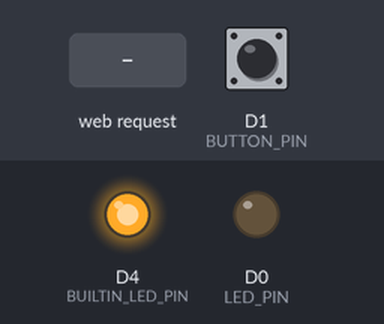
This sketch was run on a simulated ESP8266 (NodeMCU). On the bench: output pins drawn as LEDs (lit = HIGH). Inputs (shaded band) come from the test bench; at power-on: D1 (BUTTON_PIN) HIGH. WiFi joins after 1.5 s; servers stay silent unless stated; what the sketch prints to the serial monitor is not drawn.

Above: at 4.8 s.
4.9 s: HTTP request GET /led/on received
At 5.8 s:
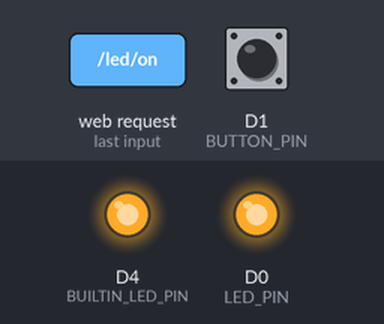
6.4 s: HTTP request GET /builtin/on received
At 6.9 s:
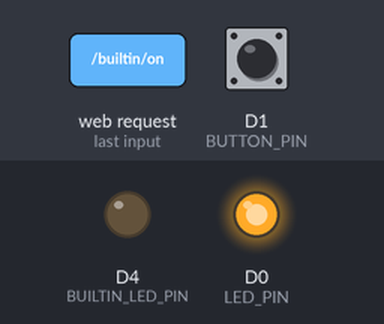
9.5 s: HTTP request GET /led/off received
At 10.5 s:
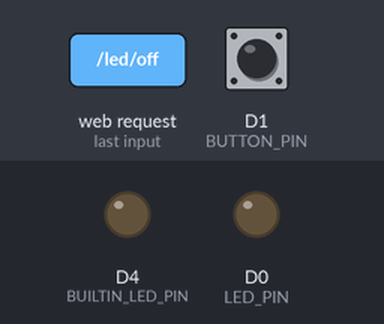
11.0 s: HTTP request GET /led/toggle received
At 11.6 s:
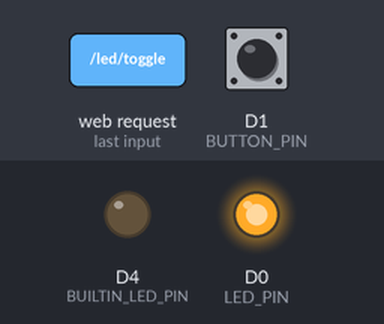
Timing chart, 0 to 13.5 s (numbered marks = the images above; inputs shaded):
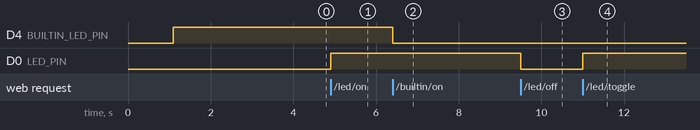

Measured:
- after the input at 4.9 s, D0 (LED_PIN): LOW → HIGH at once
- after the input at 6.4 s, D4 (BUILTIN_LED_PIN): HIGH → LOW at once
- after the input at 9.5 s, D0 (LED_PIN): HIGH → LOW at once
- after the input at 11.0 s, D0 (LED_PIN): LOW → HIGH at once

The sketch:

arduino_http_server.ino
```cpp
#include <ESP8266WiFi.h>
#include <ESP8266WebServer.h>
#include <DHT.h>

// WiFi credentials
const char* ssid = "Mimi";
const char* password = "mimimimi1";

// Server on port 8080
ESP8266WebServer server(8080);

// Pin configuration
const int LED_PIN = D0;  // GPIO16 - External LED
// Use the predefined LED_BUILTIN macro for the built-in LED
const int BUILTIN_LED_PIN = LED_BUILTIN;  // Ensures compatibility with the board
const int BUTTON_PIN = D1;  // GPIO5
const int DHTPIN = D11;  // Pin connected to the DHT sensor
const int DHTTYPE = DHT11;
DHT dht(DHTPIN, DHTTYPE);

// Define calibration offsets for temperature and humidity
const float TEMP_OFFSET = 1.2;  // Adjusted to match thermometer
const float HUMIDITY_OFFSET = 5.0;  // Adjusted to match thermometer

void setup() {
  Serial.begin(115200);
  delay(100);

  pinMode(LED_PIN, OUTPUT);
  pinMode(BUILTIN_LED_PIN, OUTPUT); // Initialize the built-in LED as an output

  // Test the built-in LED
  digitalWrite(BUILTIN_LED_PIN, LOW);  // Turn ON the LED (active LOW)
  delay(1000);
  digitalWrite(BUILTIN_LED_PIN, HIGH); // Turn OFF the LED
  delay(1000);

  digitalWrite(LED_PIN, LOW);
  digitalWrite(BUILTIN_LED_PIN, HIGH); // Off by default (active LOW)

  // Connect to WiFi
  connectToWiFi();

  // Initialize DHT sensor
  dht.begin();
  Serial.println("DHT sensor initialized on D11");

  // Define HTTP routes
  setupRoutes();

  // Start server
  server.begin();
  Serial.println("HTTP Server started on port 8080");
}

void loop() {
  server.handleClient();

  // Button debounce logic
  static unsigned long lastPress = 0;
  if (digitalRead(BUTTON_PIN) == LOW) {
    unsigned long currentTime = millis();
    if (currentTime - lastPress > 200) { // 200ms debounce
      Serial.println("Button pressed!");
      lastPress = currentTime;
    }
  }
}

void connectToWiFi() {
  Serial.println();
  Serial.print("Connecting to WiFi: ");
  Serial.println(ssid);

  WiFi.begin(ssid, password);

  int attempts = 0;
  while (WiFi.status() != WL_CONNECTED && attempts < 20) {
    delay(500);
    Serial.print(".");
    attempts++;
  }

  if (WiFi.status() == WL_CONNECTED) {
    Serial.println();
    Serial.println("WiFi connected!");
    Serial.print("IP address: ");
    Serial.println(WiFi.localIP());
  } else {
    Serial.println();
    Serial.println("Failed to connect to WiFi");
  }
}

void setupRoutes() {
  // GET /status - returns current state
  server.on("/status", HTTP_GET, []() {
    String ledState = digitalRead(LED_PIN) ? "ON" : "OFF";
    String buttonState = digitalRead(BUTTON_PIN) ? "RELEASED" : "PRESSED";
    String builtinLedState = (digitalRead(BUILTIN_LED_PIN) == LOW) ? "ON" : "OFF";

    float temperature = dht.readTemperature() + TEMP_OFFSET;
    float humidity = dht.readHumidity() + HUMIDITY_OFFSET;

    if (isnan(temperature) || isnan(humidity)) {
      Serial.println("[ERROR] Failed to read from DHT sensor");
    } else {
      Serial.print("[INFO] Temperature: ");
      Serial.print(temperature);
      Serial.println(" °C");
      Serial.print("[INFO] Humidity: ");
      Serial.print(humidity);
      Serial.println(" %");
    }

    String response = "{\"led\":\"";
    response += ledState;
    response += "\",\"button\":\"";
    response += buttonState;
    response += "\",\"builtin_led\":\"";
    response += builtinLedState;
    response += "\",\"ip\":\"";
    response += WiFi.localIP().toString();

    if (!isnan(temperature) && !isnan(humidity)) {
      response += "\",\"temperature\":\"";
      response += String(temperature);
      response += "\",\"humidity\":\"";
      response += String(humidity);
    }

    response += "\"}";

    server.send(200, "application/json", response);
  });

  // GET /led/on - turn external LED on
  server.on("/led/on", HTTP_GET, []() {
    digitalWrite(LED_PIN, HIGH);
    server.send(200, "application/json", "{\"status\":\"LED turned ON\"}");
  });

  // GET /led/off - turn external LED off
  server.on("/led/off", HTTP_GET, []() {
    digitalWrite(LED_PIN, LOW);
    server.send(200, "application/json", "{\"status\":\"LED turned OFF\"}");
  });

  // GET /led/toggle - toggle external LED
  server.on("/led/toggle", HTTP_GET, []() {
    digitalWrite(LED_PIN, !digitalRead(LED_PIN));
    String state = digitalRead(LED_PIN) ? "ON" : "OFF";
    String response = "{\"status\":\"LED toggled to ";
    response += state;
    response += "\"}";
    server.send(200, "application/json", response);
  });

  // GET /builtin/on - turn built-in LED on (active LOW)
  server.on("/builtin/on", HTTP_GET, []() {
    digitalWrite(BUILTIN_LED_PIN, LOW);
    server.send(200, "application/json", "{\"status\":\"Built-in LED turned ON\"}");
  });

  // GET /builtin/off - turn built-in LED off (active LOW)
  server.on("/builtin/off", HTTP_GET, []() {
    digitalWrite(BUILTIN_LED_PIN, HIGH);
    server.send(200, "application/json", "{\"status\":\"Built-in LED turned OFF\"}");
  });

  // GET /builtin/toggle - toggle built-in LED
  server.on("/builtin/toggle", HTTP_GET, []() {
    bool isOn = (digitalRead(BUILTIN_LED_PIN) == LOW);
    digitalWrite(BUILTIN_LED_PIN, isOn ? HIGH : LOW);
    String state = isOn ? "OFF" : "ON";
    String response = "{\"status\":\"Built-in LED toggled to ";
    response += state;
    response += "\"}";
    server.send(200, "application/json", response);
  });

  // GET /sensor - returns calibrated temperature and humidity
  server.on("/sensor", HTTP_GET, []() {
    float temperature = dht.readTemperature() + TEMP_OFFSET;
    float humidity = dht.readHumidity() + HUMIDITY_OFFSET;

    if (isnan(temperature) || isnan(humidity)) {
      server.send(500, "application/json", "{\"error\":\"Failed to read from DHT sensor\"}");
      return;
    }

    char response[100];
    snprintf(response, sizeof(response), "{\"temperature\":%.1f,\"humidity\":%.1f}", temperature, humidity);

    server.send(200, "application/json", response);
  });

  // GET /button - returns the current button state
  server.on("/button", HTTP_GET, []() {
    String buttonState = digitalRead(BUTTON_PIN) == LOW ? "PRESSED" : "RELEASED";
    String response = "{\"button\":\"" + buttonState + "\"}";
    server.send(200, "application/json", response);
  });  // Handle 404
  server.onNotFound([]() {
    server.send(404, "application/json", "{\"error\":\"Not Found\"}");
  });
}
```
